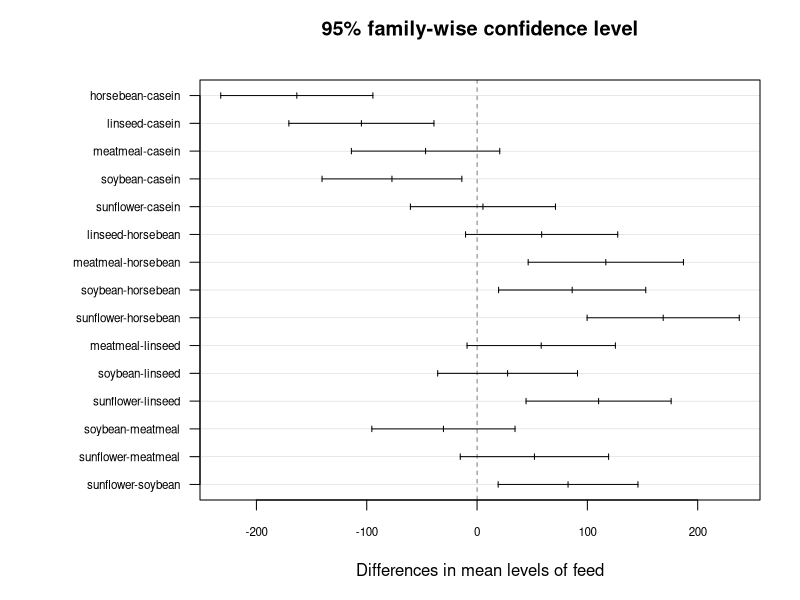

Here is the R script that generated this plot:
# Ajuste de Bonferroni: exemplo completo ----
# Pacotes: stats (base). Opcionais: multcomp, emmeans, rstatix
# install.packages(c("multcomp", "emmeans"))

# 1. Dados: chickwts, peso de pintinhos por tipo de ração
data(chickwts)
table(chickwts$feed)
modelo <- aov(weight ~ feed, data = chickwts)
summary(modelo)

# 2. A conta que justifica o ajuste
k <- nlevels(chickwts$feed); m <- k * (k - 1) / 2
m                                   # 15 comparações
1 - 0.95^m                          # risco do conjunto SE os testes fossem independentes

# 3. A forma mais direta: p.adjust() sobre valores-p brutos
with(chickwts, pairwise.t.test(weight, feed, p.adjust.method = "none"))
with(chickwts, pairwise.t.test(weight, feed, p.adjust.method = "bonferroni"))
with(chickwts, pairwise.t.test(weight, feed, p.adjust.method = "holm"))

# 4. p.adjust() funciona com QUALQUER vetor de valores-p
p <- c(0.001, 0.013, 0.021, 0.049, 0.310)
p.adjust(p, method = "bonferroni")
p.adjust(p, method = "holm")        # mais poderoso, mesma proteção
data.frame(bruto = p,
           bonferroni = p.adjust(p, "bonferroni"),
           holm = p.adjust(p, "holm"),
           BH_fdr = p.adjust(p, "BH"))

# 5. Intervalos de confiança simultâneos de Bonferroni
alfa <- 0.05
gl <- df.residual(modelo); QM <- sum(residuals(modelo)^2) / gl
tcrit <- qt(1 - alfa / (2 * m), gl)
medias <- tapply(chickwts$weight, chickwts$feed, mean)
ns <- table(chickwts$feed)
pares <- combn(levels(chickwts$feed), 2)
ic <- t(apply(pares, 2, function(p_) {
  d <- medias[p_[2]] - medias[p_[1]]
  ep <- sqrt(QM * (1/ns[p_[1]] + 1/ns[p_[2]]))
  c(diferenca = d, inferior = d - tcrit * ep, superior = d + tcrit * ep)
}))
rownames(ic) <- apply(pares, 2, paste, collapse = " - ")
round(ic, 2)

# 6. Bonferroni não é só para comparações pareadas: contrastes planejados
library(multcomp)
levels(chickwts$feed)   # a ordem das colunas: casein horsebean linseed meatmeal soybean sunflower
contrastes <- rbind(
  "vegetais - animais"     = c(-1/2,  1/3,  1/3, -1/2,  1/3,  0  ),
  "sunflower - as demais"  = c(-1/5, -1/5, -1/5, -1/5, -1/5,  1  ),
  "horsebean - as demais"  = c(-1/5,  1,   -1/5, -1/5, -1/5, -1/5))
rowSums(contrastes)      # cada linha deve somar zero
summary(glht(modelo, linfct = mcp(feed = contrastes)), test = adjusted("bonferroni"))
confint(glht(modelo, linfct = mcp(feed = contrastes)))

# 7. Comparação com Tukey, construído para este conjunto de comparações
TukeyHSD(modelo)

# 8. Gráfico
par(mar = c(5, 10, 4, 2))
plot(TukeyHSD(modelo), las = 1, cex.axis = 0.7)
par(mar = c(5, 4, 4, 2))
